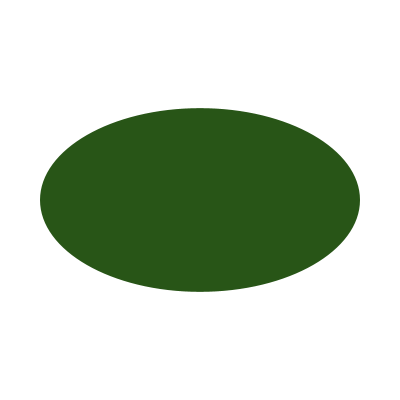
Frame 1 (no input)
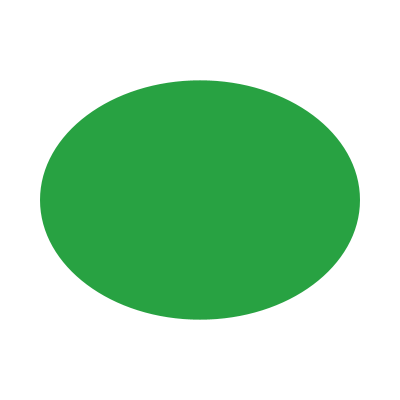
Frame 60 (the mouse pressed at the canvas centre just before this capture)
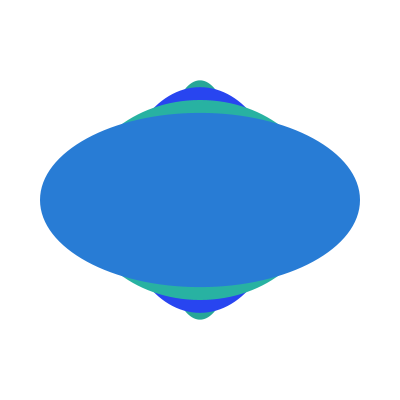
Frame 120 (the mouse held since frame 60 and released just before this capture)

The Processing sketch that drew these frames (run headless with seeded random() and noise(); from frame 60 on, the mouse is pressed at the canvas centre):

// Processing sketch: processing_14124
// ── processing_14124.pde

void setup(){
  size(400,400);
}


void draw(){
  background(255);
  noStroke();
  for (int x=0;x<400;x=x+80){
    float y=sin(radians(x+frameCount)*4)*40+200;
    fill(40,random(255),random(255));
    ellipse(200,200,x,y);
  }
  println(frameCount);
}
                
                
